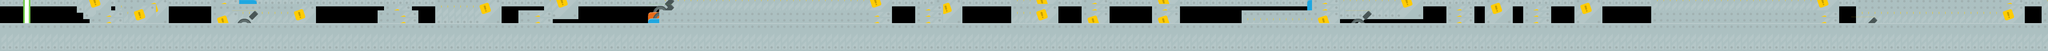

Tiled map render using the project's own tile images. Description and the map definition, with tile-layer contents summarised, below:
An orthogonal 320x8 tile map with 16x16 px tiles, 1 tile layer (Tile Layer 1) and 2 objects (player 1, player 2).

<map version="1.0" orientation="orthogonal" renderorder="right-down" width="320" height="8" tilewidth="16" tileheight="16" nextobjectid="5">
 <tileset firstgid="1" name="sheet" tilewidth="70" tileheight="70">
  <image source="sheet.png" width="980" height="490" />
 </tileset>
 <layer name="Tile Layer 1" width="320" height="8">
  <data>[2560 cells, 1059 non-empty, 6 distinct tile ids]</data>
 </layer>
 <objectgroup name="player 1">
  <object id="3" name="player_Red" type="player 1" gid="70" x="-1" y="111" />
 </objectgroup>
 <objectgroup name="player 2">
  <object id="4" name="player_blue" type="player 2" gid="42" x="-4" y="76" />
 </objectgroup>
</map>